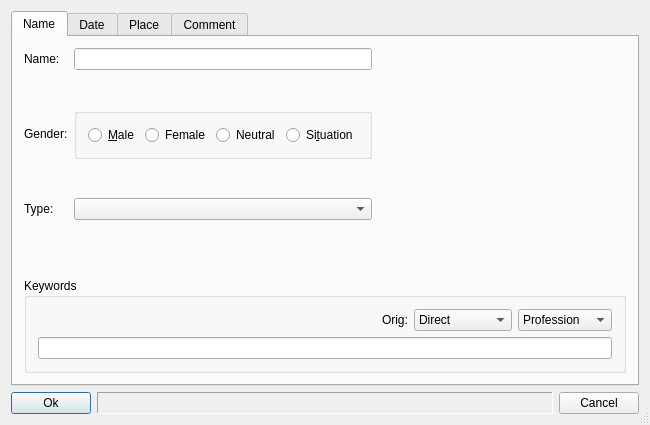
<?xml version="1.0" encoding="UTF-8"?>
<ui version="4.0">
 <author>Christophe Gros &lt;skylendar@yahoo.com&gt;</author>
 <comment>This dialog box class allows 
the user to edit an AstroData class</comment>
 <class>EditAstroData</class>
 <widget class="QDialog" name="EditAstroData">
  <property name="geometry">
   <rect>
    <x>0</x>
    <y>0</y>
    <width>650</width>
    <height>425</height>
   </rect>
  </property>
  <property name="windowTitle">
   <string>New/Edit data</string>
  </property>
  <property name="sizeGripEnabled">
   <bool>true</bool>
  </property>
  <layout class="QGridLayout">
   <item row="1" column="0">
    <widget class="QPushButton" name="OkButton">
     <property name="text">
      <string>Ok</string>
     </property>
     <property name="default">
      <bool>true</bool>
     </property>
    </widget>
   </item>
   <item row="1" column="1">
    <widget class="QLabel" name="Error">
     <property name="sizePolicy">
      <sizepolicy hsizetype="Expanding" vsizetype="Minimum">
       <horstretch>0</horstretch>
       <verstretch>0</verstretch>
      </sizepolicy>
     </property>
     <property name="font">
      <font>
       <weight>75</weight>
       <bold>true</bold>
      </font>
     </property>
     <property name="frameShape">
      <enum>QFrame::Panel</enum>
     </property>
     <property name="frameShadow">
      <enum>QFrame::Sunken</enum>
     </property>
     <property name="text">
      <string/>
     </property>
     <property name="textFormat">
      <enum>Qt::AutoText</enum>
     </property>
     <property name="alignment">
      <set>Qt::AlignCenter</set>
     </property>
     <property name="wordWrap">
      <bool>false</bool>
     </property>
    </widget>
   </item>
   <item row="1" column="2">
    <widget class="QPushButton" name="CancelButton">
     <property name="text">
      <string>Cancel</string>
     </property>
    </widget>
   </item>
   <item row="0" column="0" colspan="3">
    <widget class="QTabWidget" name="DataWidget">
     <property name="currentIndex">
      <number>0</number>
     </property>
     <widget class="QWidget" name="TabName">
      <attribute name="title">
       <string>Name</string>
      </attribute>
      <layout class="QGridLayout" name="gridLayout_2">
       <item row="0" column="0">
        <widget class="QLabel" name="TextLabel1">
         <property name="text">
          <string>Name:</string>
         </property>
         <property name="wordWrap">
          <bool>false</bool>
         </property>
        </widget>
       </item>
       <item row="0" column="1">
        <widget class="QLineEdit" name="Name">
         <property name="sizePolicy">
          <sizepolicy hsizetype="Expanding" vsizetype="Fixed">
           <horstretch>0</horstretch>
           <verstretch>0</verstretch>
          </sizepolicy>
         </property>
         <property name="minimumSize">
          <size>
           <width>0</width>
           <height>20</height>
          </size>
         </property>
         <property name="maxLength">
          <number>27</number>
         </property>
         <property name="echoMode">
          <enum>QLineEdit::Normal</enum>
         </property>
        </widget>
       </item>
       <item row="1" column="1">
        <spacer>
         <property name="orientation">
          <enum>Qt::Vertical</enum>
         </property>
         <property name="sizeType">
          <enum>QSizePolicy::Expanding</enum>
         </property>
         <property name="sizeHint" stdset="0">
          <size>
           <width>20</width>
           <height>16</height>
          </size>
         </property>
        </spacer>
       </item>
       <item row="2" column="0">
        <widget class="QLabel" name="TextLabel2">
         <property name="text">
          <string>Gender:</string>
         </property>
         <property name="wordWrap">
          <bool>false</bool>
         </property>
        </widget>
       </item>
       <item row="2" column="1">
        <widget class="QGroupBox" name="GenderGroup">
         <property name="title">
          <string/>
         </property>
         <layout class="QGridLayout" name="gridLayout">
          <item row="0" column="0">
           <widget class="QRadioButton" name="MaleButton">
            <property name="text">
             <string>&amp;Male</string>
            </property>
           </widget>
          </item>
          <item row="0" column="1">
           <widget class="QRadioButton" name="FemaleButton">
            <property name="text">
             <string>Female</string>
            </property>
           </widget>
          </item>
          <item row="0" column="2">
           <widget class="QRadioButton" name="NeutralButton">
            <property name="text">
             <string>Neutral</string>
            </property>
           </widget>
          </item>
          <item row="0" column="3">
           <widget class="QRadioButton" name="SituationButton">
            <property name="text">
             <string>Si&amp;tuation</string>
            </property>
           </widget>
          </item>
         </layout>
        </widget>
       </item>
       <item row="3" column="1">
        <spacer>
         <property name="orientation">
          <enum>Qt::Vertical</enum>
         </property>
         <property name="sizeType">
          <enum>QSizePolicy::Expanding</enum>
         </property>
         <property name="sizeHint" stdset="0">
          <size>
           <width>20</width>
           <height>16</height>
          </size>
         </property>
        </spacer>
       </item>
       <item row="4" column="0">
        <widget class="QLabel" name="TextLabel3">
         <property name="text">
          <string>Type:</string>
         </property>
         <property name="wordWrap">
          <bool>false</bool>
         </property>
        </widget>
       </item>
       <item row="4" column="1">
        <widget class="QComboBox" name="TypeofChart">
         <property name="enabled">
          <bool>true</bool>
         </property>
         <property name="sizePolicy">
          <sizepolicy hsizetype="Expanding" vsizetype="Fixed">
           <horstretch>0</horstretch>
           <verstretch>0</verstretch>
          </sizepolicy>
         </property>
        </widget>
       </item>
       <item row="4" column="2">
        <spacer name="horizontalSpacer">
         <property name="orientation">
          <enum>Qt::Horizontal</enum>
         </property>
         <property name="sizeHint" stdset="0">
          <size>
           <width>269</width>
           <height>20</height>
          </size>
         </property>
        </spacer>
       </item>
       <item row="5" column="1">
        <widget class="QLabel" name="ChartTypeIcon">
         <property name="sizePolicy">
          <sizepolicy hsizetype="Fixed" vsizetype="Fixed">
           <horstretch>0</horstretch>
           <verstretch>0</verstretch>
          </sizepolicy>
         </property>
         <property name="pixmap">
          <pixmap/>
         </property>
         <property name="scaledContents">
          <bool>true</bool>
         </property>
         <property name="wordWrap">
          <bool>false</bool>
         </property>
        </widget>
       </item>
       <item row="6" column="1">
        <spacer>
         <property name="orientation">
          <enum>Qt::Vertical</enum>
         </property>
         <property name="sizeType">
          <enum>QSizePolicy::Expanding</enum>
         </property>
         <property name="sizeHint" stdset="0">
          <size>
           <width>20</width>
           <height>16</height>
          </size>
         </property>
        </spacer>
       </item>
       <item row="7" column="0" colspan="3">
        <widget class="QGroupBox" name="KeywordGroupBox">
         <property name="title">
          <string>Keywords</string>
         </property>
         <layout class="QGridLayout">
          <item row="0" column="0">
           <spacer>
            <property name="orientation">
             <enum>Qt::Horizontal</enum>
            </property>
            <property name="sizeType">
             <enum>QSizePolicy::Expanding</enum>
            </property>
            <property name="sizeHint" stdset="0">
             <size>
              <width>120</width>
              <height>20</height>
             </size>
            </property>
           </spacer>
          </item>
          <item row="0" column="1">
           <widget class="QLabel" name="textLabel1">
            <property name="text">
             <string>Orig:</string>
            </property>
            <property name="wordWrap">
             <bool>false</bool>
            </property>
           </widget>
          </item>
          <item row="0" column="2">
           <widget class="QComboBox" name="SrcBox">
            <item>
             <property name="text">
              <string>Direct</string>
             </property>
            </item>
            <item>
             <property name="text">
              <string>Register</string>
             </property>
            </item>
            <item>
             <property name="text">
              <string>Family Book</string>
             </property>
            </item>
            <item>
             <property name="text">
              <string>Astrologer</string>
             </property>
            </item>
            <item>
             <property name="text">
              <string>Mother</string>
             </property>
            </item>
            <item>
             <property name="text">
              <string>Father</string>
             </property>
            </item>
            <item>
             <property name="text">
              <string>Personal</string>
             </property>
            </item>
            <item>
             <property name="text">
              <string>Biography</string>
             </property>
            </item>
            <item>
             <property name="text">
              <string>Partner</string>
             </property>
            </item>
            <item>
             <property name="text">
              <string>Possibility</string>
             </property>
            </item>
            <item>
             <property name="text">
              <string>Speculation</string>
             </property>
            </item>
           </widget>
          </item>
          <item row="0" column="3">
           <widget class="QComboBox" name="TagBox">
            <item>
             <property name="text">
              <string>Profession</string>
             </property>
            </item>
            <item>
             <property name="text">
              <string>Children</string>
             </property>
            </item>
            <item>
             <property name="text">
              <string>Illness</string>
             </property>
            </item>
            <item>
             <property name="text">
              <string>Source Doc</string>
             </property>
            </item>
            <item>
             <property name="text">
              <string>Via</string>
             </property>
            </item>
            <item>
             <property name="text">
              <string>Orig Comm</string>
             </property>
            </item>
            <item>
             <property name="text">
              <string>Nationality</string>
             </property>
            </item>
           </widget>
          </item>
          <item row="1" column="0" colspan="4">
           <widget class="QLineEdit" name="Keywords"/>
          </item>
         </layout>
        </widget>
       </item>
      </layout>
     </widget>
     <widget class="QWidget" name="TabDate">
      <attribute name="title">
       <string>Date</string>
      </attribute>
      <layout class="QGridLayout">
       <item row="0" column="0" colspan="4">
        <widget class="QGroupBox" name="Date">
         <property name="title">
          <string>Date and Time</string>
         </property>
         <layout class="QGridLayout">
          <item row="0" column="0">
           <widget class="QLabel" name="textLabel1_3">
            <property name="text">
             <string>Day</string>
            </property>
            <property name="wordWrap">
             <bool>false</bool>
            </property>
           </widget>
          </item>
          <item row="0" column="1">
           <spacer>
            <property name="orientation">
             <enum>Qt::Horizontal</enum>
            </property>
            <property name="sizeType">
             <enum>QSizePolicy::Expanding</enum>
            </property>
            <property name="sizeHint" stdset="0">
             <size>
              <width>16</width>
              <height>20</height>
             </size>
            </property>
           </spacer>
          </item>
          <item row="0" column="2">
           <widget class="QLabel" name="textLabel2">
            <property name="text">
             <string>Month</string>
            </property>
            <property name="wordWrap">
             <bool>false</bool>
            </property>
           </widget>
          </item>
          <item row="0" column="3">
           <spacer>
            <property name="orientation">
             <enum>Qt::Horizontal</enum>
            </property>
            <property name="sizeType">
             <enum>QSizePolicy::Expanding</enum>
            </property>
            <property name="sizeHint" stdset="0">
             <size>
              <width>20</width>
              <height>20</height>
             </size>
            </property>
           </spacer>
          </item>
          <item row="0" column="4">
           <widget class="QLabel" name="textLabel3">
            <property name="text">
             <string>Year</string>
            </property>
            <property name="wordWrap">
             <bool>false</bool>
            </property>
           </widget>
          </item>
          <item row="0" column="5">
           <spacer>
            <property name="orientation">
             <enum>Qt::Horizontal</enum>
            </property>
            <property name="sizeType">
             <enum>QSizePolicy::Expanding</enum>
            </property>
            <property name="sizeHint" stdset="0">
             <size>
              <width>50</width>
              <height>20</height>
             </size>
            </property>
           </spacer>
          </item>
          <item row="0" column="6">
           <widget class="QLabel" name="textLabel4">
            <property name="text">
             <string>Hour</string>
            </property>
            <property name="wordWrap">
             <bool>false</bool>
            </property>
           </widget>
          </item>
          <item row="0" column="7">
           <spacer>
            <property name="orientation">
             <enum>Qt::Horizontal</enum>
            </property>
            <property name="sizeType">
             <enum>QSizePolicy::Expanding</enum>
            </property>
            <property name="sizeHint" stdset="0">
             <size>
              <width>16</width>
              <height>20</height>
             </size>
            </property>
           </spacer>
          </item>
          <item row="0" column="8">
           <widget class="QLabel" name="textLabel5">
            <property name="text">
             <string>Minute</string>
            </property>
            <property name="wordWrap">
             <bool>false</bool>
            </property>
           </widget>
          </item>
          <item row="0" column="9">
           <spacer>
            <property name="orientation">
             <enum>Qt::Horizontal</enum>
            </property>
            <property name="sizeType">
             <enum>QSizePolicy::Expanding</enum>
            </property>
            <property name="sizeHint" stdset="0">
             <size>
              <width>16</width>
              <height>20</height>
             </size>
            </property>
           </spacer>
          </item>
          <item row="0" column="10">
           <widget class="QLabel" name="textLabel1_6">
            <property name="text">
             <string>Second</string>
            </property>
            <property name="wordWrap">
             <bool>false</bool>
            </property>
           </widget>
          </item>
          <item row="0" column="11">
           <spacer>
            <property name="orientation">
             <enum>Qt::Horizontal</enum>
            </property>
            <property name="sizeType">
             <enum>QSizePolicy::Expanding</enum>
            </property>
            <property name="sizeHint" stdset="0">
             <size>
              <width>16</width>
              <height>20</height>
             </size>
            </property>
           </spacer>
          </item>
          <item row="0" column="12">
           <widget class="QLabel" name="textLabel6">
            <property name="text">
             <string>Accuracy</string>
            </property>
            <property name="wordWrap">
             <bool>false</bool>
            </property>
           </widget>
          </item>
          <item row="1" column="0">
           <widget class="QComboBox" name="Day">
            <property name="sizePolicy">
             <sizepolicy hsizetype="Fixed" vsizetype="Fixed">
              <horstretch>0</horstretch>
              <verstretch>0</verstretch>
             </sizepolicy>
            </property>
            <item>
             <property name="text">
              <string>1</string>
             </property>
            </item>
            <item>
             <property name="text">
              <string>2</string>
             </property>
            </item>
            <item>
             <property name="text">
              <string>3</string>
             </property>
            </item>
            <item>
             <property name="text">
              <string>4</string>
             </property>
            </item>
            <item>
             <property name="text">
              <string>5</string>
             </property>
            </item>
            <item>
             <property name="text">
              <string>6</string>
             </property>
            </item>
            <item>
             <property name="text">
              <string>7</string>
             </property>
            </item>
            <item>
             <property name="text">
              <string>8</string>
             </property>
            </item>
            <item>
             <property name="text">
              <string>9</string>
             </property>
            </item>
            <item>
             <property name="text">
              <string>10 </string>
             </property>
            </item>
            <item>
             <property name="text">
              <string>11 </string>
             </property>
            </item>
            <item>
             <property name="text">
              <string>12 </string>
             </property>
            </item>
            <item>
             <property name="text">
              <string>13</string>
             </property>
            </item>
            <item>
             <property name="text">
              <string>14</string>
             </property>
            </item>
            <item>
             <property name="text">
              <string>15</string>
             </property>
            </item>
            <item>
             <property name="text">
              <string>16</string>
             </property>
            </item>
            <item>
             <property name="text">
              <string>17</string>
             </property>
            </item>
            <item>
             <property name="text">
              <string>18</string>
             </property>
            </item>
            <item>
             <property name="text">
              <string>19</string>
             </property>
            </item>
            <item>
             <property name="text">
              <string>20</string>
             </property>
            </item>
            <item>
             <property name="text">
              <string>21</string>
             </property>
            </item>
            <item>
             <property name="text">
              <string>22</string>
             </property>
            </item>
            <item>
             <property name="text">
              <string>23</string>
             </property>
            </item>
            <item>
             <property name="text">
              <string>24</string>
             </property>
            </item>
            <item>
             <property name="text">
              <string>25</string>
             </property>
            </item>
            <item>
             <property name="text">
              <string>26</string>
             </property>
            </item>
            <item>
             <property name="text">
              <string>27</string>
             </property>
            </item>
            <item>
             <property name="text">
              <string>28</string>
             </property>
            </item>
            <item>
             <property name="text">
              <string>29</string>
             </property>
            </item>
            <item>
             <property name="text">
              <string>30</string>
             </property>
            </item>
            <item>
             <property name="text">
              <string>31</string>
             </property>
            </item>
           </widget>
          </item>
          <item row="1" column="1">
           <spacer>
            <property name="orientation">
             <enum>Qt::Horizontal</enum>
            </property>
            <property name="sizeType">
             <enum>QSizePolicy::Expanding</enum>
            </property>
            <property name="sizeHint" stdset="0">
             <size>
              <width>16</width>
              <height>20</height>
             </size>
            </property>
           </spacer>
          </item>
          <item row="1" column="2">
           <widget class="QComboBox" name="Month">
            <item>
             <property name="text">
              <string>January</string>
             </property>
            </item>
            <item>
             <property name="text">
              <string>February</string>
             </property>
            </item>
            <item>
             <property name="text">
              <string>March</string>
             </property>
            </item>
            <item>
             <property name="text">
              <string>April</string>
             </property>
            </item>
            <item>
             <property name="text">
              <string>May</string>
             </property>
            </item>
            <item>
             <property name="text">
              <string>June</string>
             </property>
            </item>
            <item>
             <property name="text">
              <string>July</string>
             </property>
            </item>
            <item>
             <property name="text">
              <string>August</string>
             </property>
            </item>
            <item>
             <property name="text">
              <string>September</string>
             </property>
            </item>
            <item>
             <property name="text">
              <string>October</string>
             </property>
            </item>
            <item>
             <property name="text">
              <string>November</string>
             </property>
            </item>
            <item>
             <property name="text">
              <string>December</string>
             </property>
            </item>
           </widget>
          </item>
          <item row="1" column="3">
           <spacer>
            <property name="orientation">
             <enum>Qt::Horizontal</enum>
            </property>
            <property name="sizeType">
             <enum>QSizePolicy::Expanding</enum>
            </property>
            <property name="sizeHint" stdset="0">
             <size>
              <width>16</width>
              <height>20</height>
             </size>
            </property>
           </spacer>
          </item>
          <item row="1" column="4">
           <widget class="AstroSpinBox" name="Year">
            <property name="minimum">
             <number>-5401</number>
            </property>
            <property name="maximum">
             <number>5399</number>
            </property>
            <property name="maxValue" stdset="0">
             <number>5399</number>
            </property>
            <property name="minValue" stdset="0">
             <number>-5401</number>
            </property>
           </widget>
          </item>
          <item row="1" column="5">
           <spacer>
            <property name="orientation">
             <enum>Qt::Horizontal</enum>
            </property>
            <property name="sizeType">
             <enum>QSizePolicy::Expanding</enum>
            </property>
            <property name="sizeHint" stdset="0">
             <size>
              <width>20</width>
              <height>20</height>
             </size>
            </property>
           </spacer>
          </item>
          <item row="1" column="6">
           <widget class="AstroSpinBox" name="Hour">
            <property name="maximum">
             <number>23</number>
            </property>
            <property name="maxValue" stdset="0">
             <number>23</number>
            </property>
           </widget>
          </item>
          <item row="1" column="7">
           <spacer>
            <property name="orientation">
             <enum>Qt::Horizontal</enum>
            </property>
            <property name="sizeType">
             <enum>QSizePolicy::Expanding</enum>
            </property>
            <property name="sizeHint" stdset="0">
             <size>
              <width>16</width>
              <height>20</height>
             </size>
            </property>
           </spacer>
          </item>
          <item row="1" column="8">
           <widget class="AstroSpinBox" name="Minute">
            <property name="maximum">
             <number>59</number>
            </property>
            <property name="maxValue" stdset="0">
             <number>59</number>
            </property>
           </widget>
          </item>
          <item row="1" column="9">
           <spacer>
            <property name="orientation">
             <enum>Qt::Horizontal</enum>
            </property>
            <property name="sizeType">
             <enum>QSizePolicy::Expanding</enum>
            </property>
            <property name="sizeHint" stdset="0">
             <size>
              <width>16</width>
              <height>20</height>
             </size>
            </property>
           </spacer>
          </item>
          <item row="1" column="10">
           <widget class="AstroSpinBox" name="Second">
            <property name="maximum">
             <number>59</number>
            </property>
            <property name="maxValue" stdset="0">
             <number>59</number>
            </property>
           </widget>
          </item>
          <item row="1" column="11">
           <spacer>
            <property name="orientation">
             <enum>Qt::Horizontal</enum>
            </property>
            <property name="sizeType">
             <enum>QSizePolicy::Expanding</enum>
            </property>
            <property name="sizeHint" stdset="0">
             <size>
              <width>16</width>
              <height>20</height>
             </size>
            </property>
           </spacer>
          </item>
          <item row="1" column="12">
           <widget class="AstroSpinBox" name="Accuracy">
            <property name="minimum">
             <number>-1</number>
            </property>
            <property name="maximum">
             <number>300</number>
            </property>
            <property name="maxValue" stdset="0">
             <number>300</number>
            </property>
            <property name="minValue" stdset="0">
             <number>-1</number>
            </property>
           </widget>
          </item>
         </layout>
        </widget>
       </item>
       <item row="1" column="0">
        <widget class="QCheckBox" name="Preload">
         <property name="text">
          <string>Preload</string>
         </property>
        </widget>
       </item>
       <item row="1" column="1" colspan="2">
        <spacer>
         <property name="orientation">
          <enum>Qt::Horizontal</enum>
         </property>
         <property name="sizeType">
          <enum>QSizePolicy::Expanding</enum>
         </property>
         <property name="sizeHint" stdset="0">
          <size>
           <width>290</width>
           <height>20</height>
          </size>
         </property>
        </spacer>
       </item>
       <item row="1" column="3">
        <widget class="QPushButton" name="NowButton">
         <property name="toolTip">
          <string>Set the actual time</string>
         </property>
         <property name="text">
          <string>Now</string>
         </property>
        </widget>
       </item>
       <item row="2" column="0">
        <widget class="QCheckBox" name="Automatic">
         <property name="toolTip">
          <string>Automatically recompute daylight time saving &amp; time zone</string>
         </property>
         <property name="text">
          <string>Automatic</string>
         </property>
        </widget>
       </item>
       <item row="2" column="2" rowspan="5" colspan="2">
        <widget class="QGroupBox" name="TimeZoneGroupBox">
         <property name="title">
          <string>Daylight and TimeZone</string>
         </property>
         <layout class="QGridLayout">
          <item row="0" column="0">
           <widget class="QLabel" name="TextLabel1_2">
            <property name="text">
             <string>Timezone:</string>
            </property>
            <property name="alignment">
             <set>Qt::AlignLeading|Qt::AlignLeft|Qt::AlignVCenter</set>
            </property>
            <property name="wordWrap">
             <bool>false</bool>
            </property>
           </widget>
          </item>
          <item row="0" column="1">
           <spacer>
            <property name="orientation">
             <enum>Qt::Horizontal</enum>
            </property>
            <property name="sizeType">
             <enum>QSizePolicy::Expanding</enum>
            </property>
            <property name="sizeHint" stdset="0">
             <size>
              <width>60</width>
              <height>20</height>
             </size>
            </property>
           </spacer>
          </item>
          <item row="0" column="2">
           <widget class="QLineEdit" name="TimezoneLine">
            <property name="toolTip">
             <string>Put here the Hour:Minute time zone offset</string>
            </property>
            <property name="alignment">
             <set>Qt::AlignRight</set>
            </property>
           </widget>
          </item>
          <item row="1" column="0">
           <widget class="QLabel" name="textLabel1_2">
            <property name="text">
             <string>Daylight:</string>
            </property>
            <property name="wordWrap">
             <bool>false</bool>
            </property>
           </widget>
          </item>
          <item row="1" column="1">
           <widget class="QComboBox" name="DtsChoice">
            <property name="enabled">
             <bool>true</bool>
            </property>
            <property name="sizePolicy">
             <sizepolicy hsizetype="Minimum" vsizetype="Minimum">
              <horstretch>0</horstretch>
              <verstretch>0</verstretch>
             </sizepolicy>
            </property>
            <property name="toolTip">
             <string>Choice of classical Daylight Time Saving offsets</string>
            </property>
            <item>
             <property name="text">
              <string>0</string>
             </property>
            </item>
            <item>
             <property name="text">
              <string>1:00</string>
             </property>
            </item>
            <item>
             <property name="text">
              <string>2:00</string>
             </property>
            </item>
            <item>
             <property name="text">
              <string>0:30</string>
             </property>
            </item>
           </widget>
          </item>
          <item row="1" column="2">
           <widget class="QLineEdit" name="DaylightLine">
            <property name="alignment">
             <set>Qt::AlignRight</set>
            </property>
           </widget>
          </item>
          <item row="2" column="1" colspan="2">
           <widget class="QPushButton" name="RecomputeButton">
            <property name="toolTip">
             <string>Manually recompute daylight saving &amp; time zone</string>
            </property>
            <property name="text">
             <string>&lt;&lt;</string>
            </property>
           </widget>
          </item>
         </layout>
        </widget>
       </item>
       <item row="3" column="0">
        <widget class="QCheckBox" name="HMSButton">
         <property name="toolTip">
          <string>if longitude value expressed in hour:min:sec</string>
         </property>
         <property name="text">
          <string>H:M.S Longitude</string>
         </property>
        </widget>
       </item>
       <item row="4" column="0">
        <widget class="QCheckBox" name="ToSecond">
         <property name="text">
          <string>To the Second</string>
         </property>
        </widget>
       </item>
       <item row="5" column="0">
        <widget class="QCheckBox" name="TrueSolarTime">
         <property name="text">
          <string>True Solar Time</string>
         </property>
        </widget>
       </item>
       <item row="6" column="0">
        <widget class="QLabel" name="DSLabel">
         <property name="text">
          <string>Date System:</string>
         </property>
         <property name="wordWrap">
          <bool>false</bool>
         </property>
        </widget>
       </item>
       <item row="6" column="1">
        <widget class="QLabel" name="DateSystem">
         <property name="text">
          <string/>
         </property>
         <property name="wordWrap">
          <bool>false</bool>
         </property>
        </widget>
       </item>
       <item row="7" column="0">
        <widget class="QLabel" name="textLabel1_4">
         <property name="text">
          <string>Julian Day:</string>
         </property>
         <property name="wordWrap">
          <bool>false</bool>
         </property>
        </widget>
       </item>
       <item row="7" column="1">
        <widget class="QLabel" name="Julday">
         <property name="text">
          <string/>
         </property>
         <property name="wordWrap">
          <bool>false</bool>
         </property>
        </widget>
       </item>
       <item row="8" column="0">
        <spacer>
         <property name="orientation">
          <enum>Qt::Vertical</enum>
         </property>
         <property name="sizeType">
          <enum>QSizePolicy::Expanding</enum>
         </property>
         <property name="sizeHint" stdset="0">
          <size>
           <width>20</width>
           <height>16</height>
          </size>
         </property>
        </spacer>
       </item>
       <item row="8" column="1">
        <spacer>
         <property name="orientation">
          <enum>Qt::Vertical</enum>
         </property>
         <property name="sizeType">
          <enum>QSizePolicy::Expanding</enum>
         </property>
         <property name="sizeHint" stdset="0">
          <size>
           <width>20</width>
           <height>16</height>
          </size>
         </property>
        </spacer>
       </item>
       <item row="8" column="3">
        <spacer>
         <property name="orientation">
          <enum>Qt::Vertical</enum>
         </property>
         <property name="sizeType">
          <enum>QSizePolicy::Expanding</enum>
         </property>
         <property name="sizeHint" stdset="0">
          <size>
           <width>20</width>
           <height>16</height>
          </size>
         </property>
        </spacer>
       </item>
      </layout>
     </widget>
     <widget class="QWidget" name="TabPlace">
      <attribute name="title">
       <string>Place</string>
      </attribute>
      <layout class="QGridLayout">
       <item row="0" column="0">
        <widget class="EditPlace" name="PlaceEdition" native="true">
         <property name="sizePolicy">
          <sizepolicy hsizetype="Preferred" vsizetype="Expanding">
           <horstretch>0</horstretch>
           <verstretch>0</verstretch>
          </sizepolicy>
         </property>
         <property name="minimumSize">
          <size>
           <width>0</width>
           <height>0</height>
          </size>
         </property>
        </widget>
       </item>
      </layout>
     </widget>
     <widget class="QWidget" name="TabComment">
      <attribute name="title">
       <string>Comment</string>
      </attribute>
      <layout class="QGridLayout">
       <item row="0" column="0">
        <widget class="QTextEdit" name="Comment"/>
       </item>
      </layout>
     </widget>
    </widget>
   </item>
  </layout>
 </widget>
 <layoutdefault spacing="6" margin="11"/>
 <customwidgets>
  <customwidget>
   <class>EditPlace</class>
   <extends>QWidget</extends>
   <header>editplace.h</header>
  </customwidget>
  <customwidget>
   <class>AstroSpinBox</class>
   <extends>QSpinBox</extends>
   <header location="global">astrospinbox.h</header>
  </customwidget>
 </customwidgets>
 <tabstops>
  <tabstop>DataWidget</tabstop>
  <tabstop>Name</tabstop>
  <tabstop>TypeofChart</tabstop>
  <tabstop>SrcBox</tabstop>
  <tabstop>TagBox</tabstop>
  <tabstop>Keywords</tabstop>
  <tabstop>Day</tabstop>
  <tabstop>Month</tabstop>
  <tabstop>Preload</tabstop>
  <tabstop>Automatic</tabstop>
  <tabstop>HMSButton</tabstop>
  <tabstop>ToSecond</tabstop>
  <tabstop>NowButton</tabstop>
  <tabstop>TimezoneLine</tabstop>
  <tabstop>DtsChoice</tabstop>
  <tabstop>DaylightLine</tabstop>
  <tabstop>RecomputeButton</tabstop>
  <tabstop>OkButton</tabstop>
  <tabstop>CancelButton</tabstop>
 </tabstops>
 <includes>
  <include location="local">astrodefs.h</include>
  <include location="local">astrospinbox.h</include>
  <include location="local">editplace.h</include>
 </includes>
 <resources>
  <include location="skylendar.qrc"/>
 </resources>
 <connections/>
</ui>
